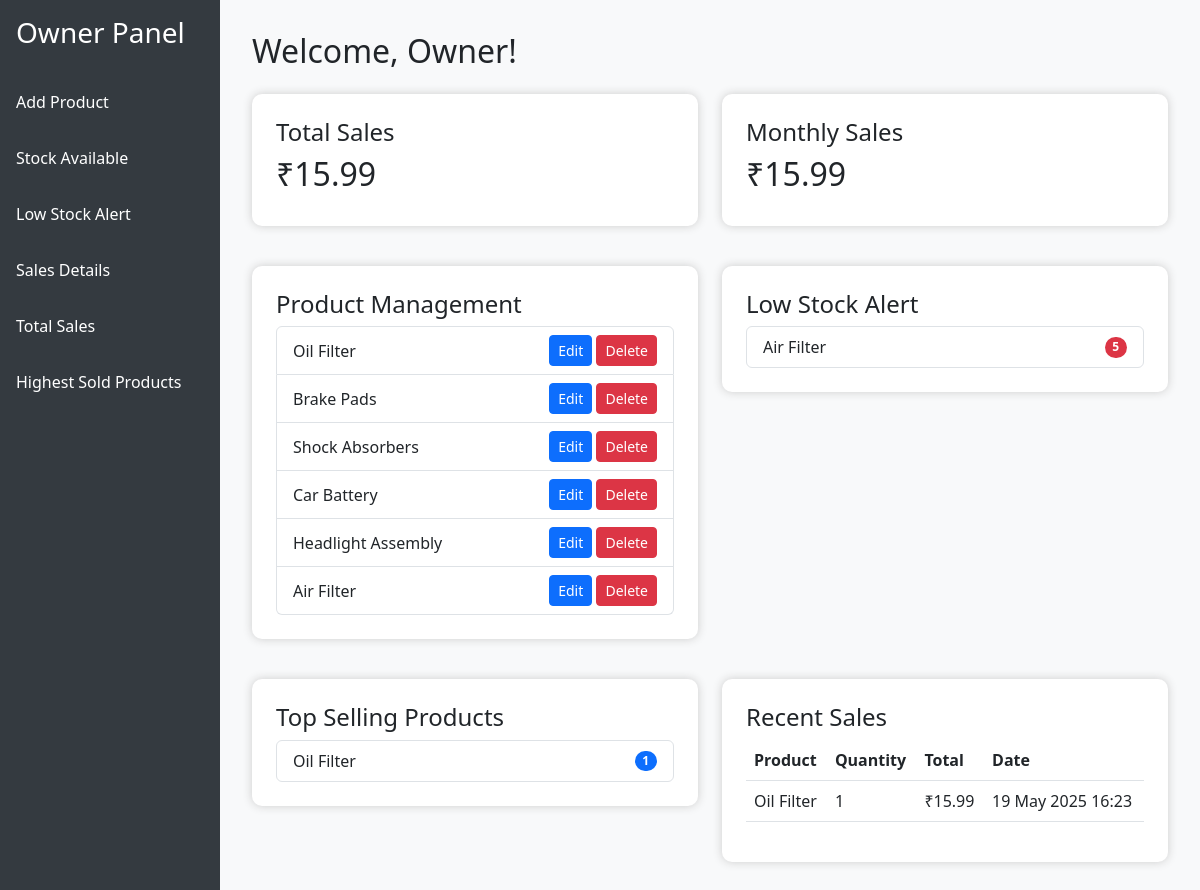
Screenshot of /owner-dashboard/ (signed in) with the database file from the repository.
### inventory/models.py (models this page shows, shortened)
class SparePart(models.Model):
    name = models.CharField(max_length=200)
    category = models.ForeignKey(Category, on_delete=models.CASCADE)
    price = models.DecimalField(max_digits=10, decimal_places=2)
    stock = models.PositiveIntegerField(default=0)
    description = models.TextField(blank=True)

class Sale(models.Model):
    part = models.ForeignKey(SparePart, on_delete=models.CASCADE)
    quantity = models.PositiveIntegerField()
    sale_date = models.DateTimeField(auto_now_add=True)
    total_price = models.DecimalField(max_digits=12, decimal_places=2)

### inventory/views.py (the view)
# urls.py: path('owner-dashboard/', views.owner_dashboard, name='owner_dashboard'),
@login_required(login_url='/owner-login/')
def owner_dashboard(request):
    if not request.user.is_authenticated or not request.user.is_staff:
        return redirect('login')
    total_sales = Sale.objects.aggregate(total=Sum('total_price'))['total'] or 0
    monthly_sales = Sale.objects.filter(
        sale_date__month=timezone.now().month,
        sale_date__year=timezone.now().year
    ).aggregate(total=Sum('total_price'))['total'] or 0
    top_products = Sale.objects.values('part__name').annotate(
        total_quantity=Sum('quantity')
    ).order_by('-total_quantity')[:5]
    low_stock_products = SparePart.objects.filter(stock__lt=10)
    recent_sales = Sale.objects.select_related('part').order_by('-sale_date')[:10]
    products = SparePart.objects.all()
    highest_selling = Sale.objects.values('part__name').annotate(
        total_sales=Sum('total_price')
    ).order_by('-total_sales')[:5]
    context = {
        'total_sales': total_sales,
        'monthly_sales': monthly_sales,
        'top_products': top_products,
        'low_stock_products': low_stock_products,
        'recent_sales': recent_sales,
        'products': products,
        'highest_selling': highest_selling,
    }
    return render(request, 'inventory/owner_dashboard.html', context)

### inventory/templates/inventory/owner_dashboard.html (shortened to what this page needs)
<!DOCTYPE html>
<html lang="en">
<head>
    <link href="https://cdn.jsdelivr.net/npm/bootstrap@5.3.0/dist/css/bootstrap.min.css" rel="stylesheet">
</head>
<body>
<div class="d-flex">
    <div class="sidebar">
        <h3 class="p-3">Owner Panel</h3>
        <a href="{% url 'add_product' %}">Add Product</a>
        <a href="{% url 'stock_available' %}">Stock Available</a>
        <a href="{% url 'low_stock_alert' %}">Low Stock Alert</a>
        <a href="{% url 'sales_details' %}">Sales Details</a>
        <a href="{% url 'total_sales' %}">Total Sales</a>
        <a href="{% url 'highest_sold_products' %}">Highest Sold Products</a>
    </div>
    <div class="content flex-grow-1">
        <h2 class="mb-4">Welcome, Owner!</h2>
        <div class="row mb-4">
            <div class="col-md-6">
                <div class="stat-card">
                    <h4>Total Sales</h4>
                    <h2>₹{{ total_sales|floatformat:2 }}</h2>
                </div>
            </div>
            <div class="col-md-6">
                <div class="stat-card">
                    <h4>Monthly Sales</h4>
                    <h2>₹{{ monthly_sales|floatformat:2 }}</h2>
                </div>
            </div>
        </div>
        <div class="row mb-4">
            <div class="col-md-6">
                <div class="stat-card">
                    <h4>Product Management</h4>
                    <div class="list-group">
                        {% for product in products %}
                        <div class="list-group-item d-flex justify-content-between align-items-center">
                            {{ product.name }}
                            <div>
                                <a href="{% url 'edit_product' product.id %}" class="btn btn-sm btn-primary">Edit</a>
                                <a href="{% url 'delete_product' product.id %}" class="btn btn-sm btn-danger">Delete</a>
                            </div>
                        </div>
                        {% endfor %}
                    </div>
                </div>
            </div>
            <div class="col-md-6">
                <div class="stat-card">
                    <h4>Low Stock Alert</h4>
                    <ul class="list-group">
                        {% for product in low_stock_products %}
                        <li class="list-group-item d-flex justify-content-between align-items-center">
                            {{ product.name }}
                            <span class="badge bg-danger rounded-pill">{{ product.stock }}</span>
                        </li>
                        {% endfor %}
                    </ul>
                </div>
            </div>
        </div>
        <div class="row">
            <div class="col-md-6">
                <div class="stat-card">
                    <h4>Top Selling Products</h4>
                    <ul class="list-group">
                        {% for product in top_products %}
                        <li class="list-group-item d-flex justify-content-between align-items-center">
                            {{ product.part__name }}
                            <span class="badge bg-primary rounded-pill">{{ product.total_quantity }}</span>
                        </li>
                        {% endfor %}
                    </ul>
                </div>
            </div>
            <div class="col-md-6">
                <div class="stat-card">
                    <h4>Recent Sales</h4>
                    <div class="table-responsive">
                        <table class="table">
                            <thead>
                                <tr>
                                    <th>Product</th>
                                    <th>Quantity</th>
                                    <th>Total</th>
                                    <th>Date</th>
                                </tr>
                            </thead>
                            <tbody>
                                {% for sale in recent_sales %}
                                <tr>
                                    <td>{{ sale.part.name }}</td>
                                    <td>{{ sale.quantity }}</td>
                                    <td>₹{{ sale.total_price|floatformat:2 }}</td>
                                    <td>{{ sale.sale_date|date:"d M Y H:i" }}</td>
                                </tr>
                                {% endfor %}
                            </tbody>
                        </table>
                    </div>
                </div>
            </div>
        </div>
    </div>
</div>
</body>
</html>

### inventory/templates/inventory/owner_dashboard.html (style rules this page uses)
body { background: #f8f9fa; }
.sidebar { min-width: 220px; background: #343a40; color: #fff; min-height: 100vh; }
.sidebar a { color: #fff; text-decoration: none; display: block; padding: 1rem; }
.content { padding: 2rem; }
.stat-card { background: #fff; padding: 1.5rem; border-radius: 10px; box-shadow: 0 0 10px #ccc; margin-bottom: 1rem; }

### rows the page displays
SparePart: name "Oil Filter", part__name "Oil Filter", total_quantity "1"
SparePart: name "Brake Pads"
SparePart: name "Shock Absorbers"
SparePart: name "Car Battery"
SparePart: name "Headlight Assembly"
SparePart: name "Air Filter", stock "5"
Sale: part.name "Oil Filter", quantity "1", total_price "15.99", sale_date "19 May 2025 16:23"

### other values shown
{{ total_sales|floatformat:2 }} "15.99"
{{ monthly_sales|floatformat:2 }} "15.99"
